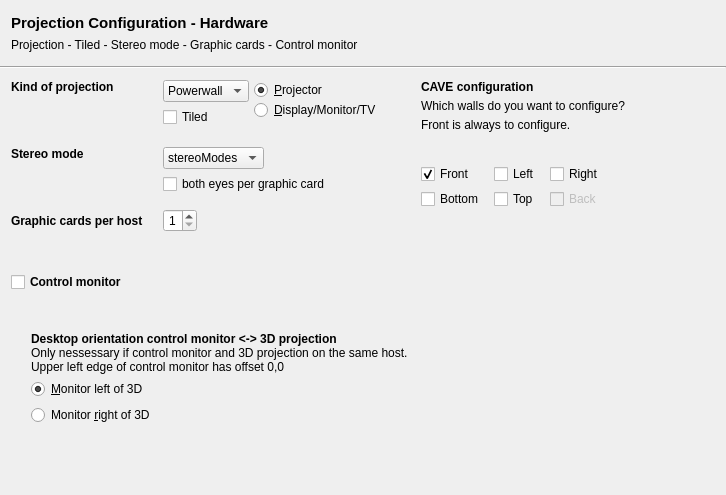
<?xml version="1.0" encoding="UTF-8"?>
<ui version="4.0">
 <class>VRCWProjectionHwClass</class>
 <widget class="QWidget" name="VRCWProjectionHwClass">
  <property name="geometry">
   <rect>
    <x>0</x>
    <y>0</y>
    <width>726</width>
    <height>495</height>
   </rect>
  </property>
  <property name="windowTitle">
   <string>VRCWProjectionHW</string>
  </property>
  <layout class="QVBoxLayout" name="vrcwProjectionHwClassVLayout">
   <property name="spacing">
    <number>0</number>
   </property>
   <property name="margin">
    <number>0</number>
   </property>
   <item>
    <widget class="QWidget" name="headerWidget" native="true">
     <property name="sizePolicy">
      <sizepolicy hsizetype="Preferred" vsizetype="Fixed">
       <horstretch>0</horstretch>
       <verstretch>0</verstretch>
      </sizepolicy>
     </property>
     <property name="minimumSize">
      <size>
       <width>0</width>
       <height>66</height>
      </size>
     </property>
     <property name="maximumSize">
      <size>
       <width>16777215</width>
       <height>60</height>
      </size>
     </property>
     <layout class="QHBoxLayout" name="headerWidgetHLayout">
      <item>
       <layout class="QHBoxLayout" name="headerHLayout">
        <item>
         <layout class="QVBoxLayout" name="headingVLayout">
          <item>
           <widget class="QLabel" name="header">
            <property name="font">
             <font>
              <pointsize>11</pointsize>
              <weight>75</weight>
              <bold>true</bold>
             </font>
            </property>
            <property name="text">
             <string>Projection Configuration - Hardware</string>
            </property>
           </widget>
          </item>
          <item>
           <widget class="QLabel" name="description">
            <property name="text">
             <string>Projection - Tiled - Stereo mode - Graphic cards - Control monitor</string>
            </property>
           </widget>
          </item>
          <item>
           <spacer name="headerVSpacer">
            <property name="orientation">
             <enum>Qt::Vertical</enum>
            </property>
            <property name="sizeHint" stdset="0">
             <size>
              <width>0</width>
              <height>0</height>
             </size>
            </property>
           </spacer>
          </item>
         </layout>
        </item>
        <item>
         <spacer name="headerHSpacer">
          <property name="orientation">
           <enum>Qt::Horizontal</enum>
          </property>
          <property name="sizeHint" stdset="0">
           <size>
            <width>40</width>
            <height>20</height>
           </size>
          </property>
         </spacer>
        </item>
       </layout>
      </item>
     </layout>
    </widget>
   </item>
   <item>
    <widget class="Line" name="headerLine">
     <property name="orientation">
      <enum>Qt::Horizontal</enum>
     </property>
    </widget>
   </item>
   <item alignment="Qt::AlignLeft|Qt::AlignTop">
    <widget class="QWidget" name="mainWidget" native="true">
     <layout class="QVBoxLayout" name="mainWidgetVLayout">
      <property name="spacing">
       <number>40</number>
      </property>
      <item alignment="Qt::AlignLeft|Qt::AlignTop">
       <widget class="QWidget" name="hwCaveWidget" native="true">
        <layout class="QHBoxLayout" name="hwCaveWidgetHLayout">
         <property name="spacing">
          <number>40</number>
         </property>
         <property name="margin">
          <number>0</number>
         </property>
         <item>
          <widget class="QWidget" name="hwWidget" native="true">
           <layout class="QGridLayout" name="hwWidgetGLayout">
            <property name="horizontalSpacing">
             <number>20</number>
            </property>
            <property name="verticalSpacing">
             <number>15</number>
            </property>
            <property name="margin">
             <number>0</number>
            </property>
            <item row="1" column="0" alignment="Qt::AlignLeft|Qt::AlignTop">
             <widget class="QLabel" name="stereoLabel">
              <property name="font">
               <font>
                <weight>75</weight>
                <bold>true</bold>
               </font>
              </property>
              <property name="text">
               <string>Stereo mode</string>
              </property>
             </widget>
            </item>
            <item row="0" column="0" alignment="Qt::AlignLeft|Qt::AlignTop">
             <widget class="QLabel" name="projectionLabel">
              <property name="font">
               <font>
                <weight>75</weight>
                <bold>true</bold>
               </font>
              </property>
              <property name="text">
               <string>Kind of projection</string>
              </property>
             </widget>
            </item>
            <item row="3" column="1" alignment="Qt::AlignLeft">
             <widget class="QSpinBox" name="grakaSpinBox">
              <property name="alignment">
               <set>Qt::AlignRight|Qt::AlignTrailing|Qt::AlignVCenter</set>
              </property>
              <property name="minimum">
               <number>1</number>
              </property>
              <property name="maximum">
               <number>2</number>
              </property>
             </widget>
            </item>
            <item row="3" column="0">
             <widget class="QLabel" name="grakaLabel">
              <property name="font">
               <font>
                <weight>75</weight>
                <bold>true</bold>
               </font>
              </property>
              <property name="text">
               <string>Graphic cards per host</string>
              </property>
             </widget>
            </item>
            <item row="1" column="1" alignment="Qt::AlignLeft|Qt::AlignTop">
             <widget class="QWidget" name="stereoEyesWidget" native="true">
              <layout class="QVBoxLayout" name="stereoEyesWidgetVLayout">
               <property name="spacing">
                <number>5</number>
               </property>
               <property name="margin">
                <number>0</number>
               </property>
               <item alignment="Qt::AlignLeft">
                <widget class="QComboBox" name="stereoComboBox">
                 <property name="sizePolicy">
                  <sizepolicy hsizetype="Minimum" vsizetype="Fixed">
                   <horstretch>0</horstretch>
                   <verstretch>0</verstretch>
                  </sizepolicy>
                 </property>
                 <property name="sizeAdjustPolicy">
                  <enum>QComboBox::AdjustToContents</enum>
                 </property>
                 <item>
                  <property name="text">
                   <string>stereoModes</string>
                  </property>
                 </item>
                </widget>
               </item>
               <item>
                <widget class="QCheckBox" name="bothEyesCheckBox">
                 <property name="text">
                  <string>both eyes per graphic card</string>
                 </property>
                </widget>
               </item>
              </layout>
             </widget>
            </item>
            <item row="0" column="1" alignment="Qt::AlignLeft|Qt::AlignTop">
             <widget class="QWidget" name="projectTiledWidget" native="true">
              <layout class="QGridLayout" name="projectTiledWidgetGLayout">
               <property name="margin">
                <number>0</number>
               </property>
               <property name="spacing">
                <number>5</number>
               </property>
               <item row="0" column="1" rowspan="3" alignment="Qt::AlignLeft|Qt::AlignTop">
                <widget class="QWidget" name="displayProjectorWidget" native="true">
                 <layout class="QVBoxLayout" name="dispProjectWidgetGlLayout">
                  <property name="spacing">
                   <number>0</number>
                  </property>
                  <property name="margin">
                   <number>0</number>
                  </property>
                  <item>
                   <widget class="QRadioButton" name="projectorRadioButton">
                    <property name="text">
                     <string>&amp;Projector</string>
                    </property>
                    <property name="checked">
                     <bool>true</bool>
                    </property>
                   </widget>
                  </item>
                  <item>
                   <widget class="QRadioButton" name="displayRadioButton">
                    <property name="text">
                     <string>&amp;Display/Monitor/TV</string>
                    </property>
                   </widget>
                  </item>
                 </layout>
                </widget>
               </item>
               <item row="0" column="0" alignment="Qt::AlignLeft|Qt::AlignTop">
                <widget class="QComboBox" name="projectionComboBox">
                 <property name="sizePolicy">
                  <sizepolicy hsizetype="Minimum" vsizetype="Fixed">
                   <horstretch>0</horstretch>
                   <verstretch>0</verstretch>
                  </sizepolicy>
                 </property>
                 <item>
                  <property name="text">
                   <string>Powerwall</string>
                  </property>
                 </item>
                 <item>
                  <property name="text">
                   <string>CAVE</string>
                  </property>
                 </item>
                 <item>
                  <property name="text">
                   <string>3D TV</string>
                  </property>
                 </item>
                </widget>
               </item>
               <item row="1" column="0" alignment="Qt::AlignLeft|Qt::AlignTop">
                <widget class="QCheckBox" name="tiledCheckBox">
                 <property name="sizePolicy">
                  <sizepolicy hsizetype="Minimum" vsizetype="Fixed">
                   <horstretch>0</horstretch>
                   <verstretch>0</verstretch>
                  </sizepolicy>
                 </property>
                 <property name="text">
                  <string>Tiled</string>
                 </property>
                 <property name="iconSize">
                  <size>
                   <width>16</width>
                   <height>16</height>
                  </size>
                 </property>
                </widget>
               </item>
              </layout>
             </widget>
            </item>
           </layout>
          </widget>
         </item>
         <item>
          <widget class="QWidget" name="caveWidget" native="true">
           <layout class="QVBoxLayout" name="caveWidgetVLayout">
            <property name="spacing">
             <number>15</number>
            </property>
            <property name="margin">
             <number>0</number>
            </property>
            <item alignment="Qt::AlignLeft|Qt::AlignTop">
             <widget class="QWidget" name="caveLabelWidget" native="true">
              <layout class="QVBoxLayout" name="caveLabelWidgetVLayout">
               <property name="spacing">
                <number>5</number>
               </property>
               <property name="margin">
                <number>0</number>
               </property>
               <item>
                <widget class="QLabel" name="caveLabel">
                 <property name="sizePolicy">
                  <sizepolicy hsizetype="Minimum" vsizetype="Preferred">
                   <horstretch>0</horstretch>
                   <verstretch>0</verstretch>
                  </sizepolicy>
                 </property>
                 <property name="font">
                  <font>
                   <weight>75</weight>
                   <bold>true</bold>
                  </font>
                 </property>
                 <property name="text">
                  <string>CAVE configuration</string>
                 </property>
                </widget>
               </item>
               <item>
                <widget class="QLabel" name="caveDescLabel1">
                 <property name="text">
                  <string>Which walls do you want to configure?</string>
                 </property>
                </widget>
               </item>
               <item>
                <widget class="QLabel" name="caveDescLabel2">
                 <property name="text">
                  <string>Front is always to configure.</string>
                 </property>
                </widget>
               </item>
              </layout>
             </widget>
            </item>
            <item alignment="Qt::AlignLeft|Qt::AlignTop">
             <widget class="QWidget" name="caveWallsWidget" native="true">
              <layout class="QGridLayout" name="caveWallsWidgetGLayout">
               <property name="horizontalSpacing">
                <number>10</number>
               </property>
               <property name="verticalSpacing">
                <number>5</number>
               </property>
               <property name="margin">
                <number>0</number>
               </property>
               <item row="0" column="0">
                <widget class="QCheckBox" name="caveFrontCheckBox">
                 <property name="text">
                  <string>Front</string>
                 </property>
                 <property name="checked">
                  <bool>true</bool>
                 </property>
                </widget>
               </item>
               <item row="0" column="1">
                <widget class="QCheckBox" name="caveLeftCheckBox">
                 <property name="text">
                  <string>Left</string>
                 </property>
                </widget>
               </item>
               <item row="0" column="2">
                <widget class="QCheckBox" name="caveRightCheckBox">
                 <property name="text">
                  <string>Right</string>
                 </property>
                </widget>
               </item>
               <item row="1" column="0">
                <widget class="QCheckBox" name="caveBottomCheckBox">
                 <property name="text">
                  <string>Bottom</string>
                 </property>
                </widget>
               </item>
               <item row="1" column="1">
                <widget class="QCheckBox" name="caveTopCheckBox">
                 <property name="text">
                  <string>Top</string>
                 </property>
                </widget>
               </item>
               <item row="1" column="2">
                <widget class="QCheckBox" name="caveBackCheckBox">
                 <property name="enabled">
                  <bool>false</bool>
                 </property>
                 <property name="text">
                  <string>Back</string>
                 </property>
                </widget>
               </item>
              </layout>
             </widget>
            </item>
           </layout>
          </widget>
         </item>
        </layout>
       </widget>
      </item>
      <item alignment="Qt::AlignLeft|Qt::AlignTop">
       <widget class="QWidget" name="ctrlMonWidget" native="true">
        <layout class="QVBoxLayout" name="ctrlMonWidgetVLayout">
         <property name="spacing">
          <number>15</number>
         </property>
         <property name="margin">
          <number>0</number>
         </property>
         <item alignment="Qt::AlignLeft|Qt::AlignTop">
          <widget class="QCheckBox" name="ctrlMonCheckBox">
           <property name="font">
            <font>
             <weight>75</weight>
             <bold>true</bold>
            </font>
           </property>
           <property name="text">
            <string>Control monitor</string>
           </property>
          </widget>
         </item>
         <item alignment="Qt::AlignLeft|Qt::AlignTop">
          <widget class="QWidget" name="ctrlMonResWidget" native="true">
           <property name="minimumSize">
            <size>
             <width>10</width>
             <height>10</height>
            </size>
           </property>
           <layout class="QGridLayout" name="ctrlMonResWidgetGLayout">
            <property name="leftMargin">
             <number>20</number>
            </property>
            <property name="topMargin">
             <number>0</number>
            </property>
            <property name="rightMargin">
             <number>0</number>
            </property>
            <property name="bottomMargin">
             <number>0</number>
            </property>
           </layout>
          </widget>
         </item>
         <item alignment="Qt::AlignLeft|Qt::AlignTop">
          <widget class="QWidget" name="ctrlMonOrientWidget" native="true">
           <layout class="QVBoxLayout" name="ctrlMonOrientWidgetVLayout">
            <property name="spacing">
             <number>0</number>
            </property>
            <property name="leftMargin">
             <number>20</number>
            </property>
            <property name="topMargin">
             <number>0</number>
            </property>
            <property name="rightMargin">
             <number>0</number>
            </property>
            <property name="bottomMargin">
             <number>0</number>
            </property>
            <item alignment="Qt::AlignLeft">
             <widget class="QLabel" name="crtlMonOrientLabel">
              <property name="font">
               <font>
                <weight>75</weight>
                <bold>true</bold>
               </font>
              </property>
              <property name="text">
               <string>Desktop orientation control monitor &lt;-&gt; 3D projection</string>
              </property>
             </widget>
            </item>
            <item alignment="Qt::AlignLeft">
             <widget class="QLabel" name="crtlMonOrientHintLabel">
              <property name="text">
               <string>Only nessessary if control monitor and 3D projection on the same host.
Upper left edge of control monitor has offset 0,0</string>
              </property>
             </widget>
            </item>
            <item alignment="Qt::AlignLeft|Qt::AlignTop">
             <widget class="QWidget" name="lrRBDescPictWidget" native="true">
              <layout class="QHBoxLayout" name="lrRBDescPictWidgetHLayout">
               <property name="spacing">
                <number>20</number>
               </property>
               <property name="leftMargin">
                <number>0</number>
               </property>
               <property name="topMargin">
                <number>5</number>
               </property>
               <property name="rightMargin">
                <number>0</number>
               </property>
               <property name="bottomMargin">
                <number>0</number>
               </property>
               <item alignment="Qt::AlignLeft|Qt::AlignTop">
                <widget class="QWidget" name="lrRBWidget" native="true">
                 <layout class="QVBoxLayout" name="lRWidgetVLayout">
                  <property name="margin">
                   <number>0</number>
                  </property>
                  <item>
                   <widget class="QRadioButton" name="leftOfRadioButton">
                    <property name="text">
                     <string>&amp;Monitor left of 3D</string>
                    </property>
                    <property name="checked">
                     <bool>true</bool>
                    </property>
                   </widget>
                  </item>
                  <item>
                   <widget class="QRadioButton" name="rightOfRadioButton">
                    <property name="text">
                     <string>Monitor &amp;right of 3D</string>
                    </property>
                   </widget>
                  </item>
                 </layout>
                </widget>
               </item>
               <item alignment="Qt::AlignLeft|Qt::AlignTop">
                <widget class="QWidget" name="lrDescPictWidget" native="true">
                 <layout class="QHBoxLayout" name="lrDescPictWidgetHLayout">
                  <property name="margin">
                   <number>0</number>
                  </property>
                  <item>
                   <widget class="QLabel" name="loDescPictLabel">
                    <property name="text">
                     <string/>
                    </property>
                    <property name="pixmap">
                     <pixmap resource="vrcwimages.qrc">:/images/monitor-lo-3D.png</pixmap>
                    </property>
                   </widget>
                  </item>
                  <item>
                   <widget class="QLabel" name="roDescPictLabel">
                    <property name="text">
                     <string/>
                    </property>
                    <property name="pixmap">
                     <pixmap resource="vrcwimages.qrc">:/images/monitor-ro-3D.png</pixmap>
                    </property>
                   </widget>
                  </item>
                 </layout>
                </widget>
               </item>
              </layout>
             </widget>
            </item>
           </layout>
          </widget>
         </item>
        </layout>
       </widget>
      </item>
     </layout>
    </widget>
   </item>
  </layout>
 </widget>
 <layoutdefault spacing="6" margin="11"/>
 <resources>
  <include location="vrcwimages.qrc"/>
 </resources>
 <connections>
  <connection>
   <sender>projectionComboBox</sender>
   <signal>currentIndexChanged(int)</signal>
   <receiver>VRCWProjectionHwClass</receiver>
   <slot>kindPro_exec()</slot>
   <hints>
    <hint type="sourcelabel">
     <x>218</x>
     <y>82</y>
    </hint>
    <hint type="destinationlabel">
     <x>349</x>
     <y>124</y>
    </hint>
   </hints>
  </connection>
  <connection>
   <sender>stereoComboBox</sender>
   <signal>currentIndexChanged(QString)</signal>
   <receiver>VRCWProjectionHwClass</receiver>
   <slot>stereo_exec()</slot>
   <hints>
    <hint type="sourcelabel">
     <x>209</x>
     <y>150</y>
    </hint>
    <hint type="destinationlabel">
     <x>349</x>
     <y>124</y>
    </hint>
   </hints>
  </connection>
  <connection>
   <sender>caveLeftCheckBox</sender>
   <signal>clicked()</signal>
   <receiver>VRCWProjectionHwClass</receiver>
   <slot>backEnable()</slot>
   <hints>
    <hint type="sourcelabel">
     <x>581</x>
     <y>176</y>
    </hint>
    <hint type="destinationlabel">
     <x>349</x>
     <y>124</y>
    </hint>
   </hints>
  </connection>
  <connection>
   <sender>caveFrontCheckBox</sender>
   <signal>clicked()</signal>
   <receiver>VRCWProjectionHwClass</receiver>
   <slot>frontChecked()</slot>
   <hints>
    <hint type="sourcelabel">
     <x>521</x>
     <y>176</y>
    </hint>
    <hint type="destinationlabel">
     <x>349</x>
     <y>124</y>
    </hint>
   </hints>
  </connection>
  <connection>
   <sender>caveTopCheckBox</sender>
   <signal>clicked()</signal>
   <receiver>VRCWProjectionHwClass</receiver>
   <slot>backEnable()</slot>
   <hints>
    <hint type="sourcelabel">
     <x>581</x>
     <y>202</y>
    </hint>
    <hint type="destinationlabel">
     <x>349</x>
     <y>124</y>
    </hint>
   </hints>
  </connection>
  <connection>
   <sender>caveRightCheckBox</sender>
   <signal>clicked()</signal>
   <receiver>VRCWProjectionHwClass</receiver>
   <slot>backEnable()</slot>
   <hints>
    <hint type="sourcelabel">
     <x>648</x>
     <y>176</y>
    </hint>
    <hint type="destinationlabel">
     <x>349</x>
     <y>124</y>
    </hint>
   </hints>
  </connection>
  <connection>
   <sender>caveBottomCheckBox</sender>
   <signal>clicked()</signal>
   <receiver>VRCWProjectionHwClass</receiver>
   <slot>backEnable()</slot>
   <hints>
    <hint type="sourcelabel">
     <x>521</x>
     <y>202</y>
    </hint>
    <hint type="destinationlabel">
     <x>349</x>
     <y>124</y>
    </hint>
   </hints>
  </connection>
  <connection>
   <sender>tiledCheckBox</sender>
   <signal>toggled(bool)</signal>
   <receiver>VRCWProjectionHwClass</receiver>
   <slot>tiled_exec()</slot>
   <hints>
    <hint type="sourcelabel">
     <x>199</x>
     <y>109</y>
    </hint>
    <hint type="destinationlabel">
     <x>349</x>
     <y>124</y>
    </hint>
   </hints>
  </connection>
  <connection>
   <sender>projectorRadioButton</sender>
   <signal>toggled(bool)</signal>
   <receiver>VRCWProjectionHwClass</receiver>
   <slot>typePro_exec()</slot>
   <hints>
    <hint type="sourcelabel">
     <x>340</x>
     <y>82</y>
    </hint>
    <hint type="destinationlabel">
     <x>349</x>
     <y>124</y>
    </hint>
   </hints>
  </connection>
  <connection>
   <sender>ctrlMonCheckBox</sender>
   <signal>toggled(bool)</signal>
   <receiver>VRCWProjectionHwClass</receiver>
   <slot>ctrlMon_exec()</slot>
   <hints>
    <hint type="sourcelabel">
     <x>72</x>
     <y>275</y>
    </hint>
    <hint type="destinationlabel">
     <x>466</x>
     <y>323</y>
    </hint>
   </hints>
  </connection>
  <connection>
   <sender>leftOfRadioButton</sender>
   <signal>toggled(bool)</signal>
   <receiver>VRCWProjectionHwClass</receiver>
   <slot>lrRB_exec()</slot>
   <hints>
    <hint type="sourcelabel">
     <x>98</x>
     <y>372</y>
    </hint>
    <hint type="destinationlabel">
     <x>349</x>
     <y>224</y>
    </hint>
   </hints>
  </connection>
 </connections>
 <slots>
  <slot>kindPro_exec()</slot>
  <slot>tiledConfig_exec()</slot>
  <slot>frontChecked()</slot>
  <slot>backEnable()</slot>
  <slot>stereo_exec()</slot>
  <slot>tiled_exec()</slot>
  <slot>typePro_exec()</slot>
  <slot>ctrlMon_exec()</slot>
  <slot>lrRB_exec()</slot>
 </slots>
</ui>
